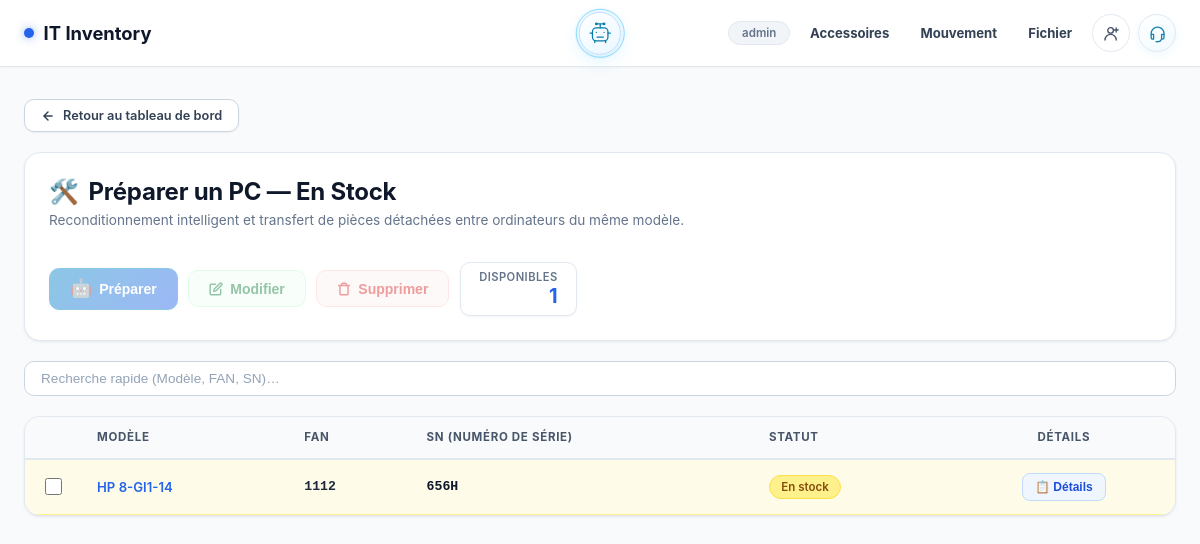
The app's page /preparer (signed in), older data.
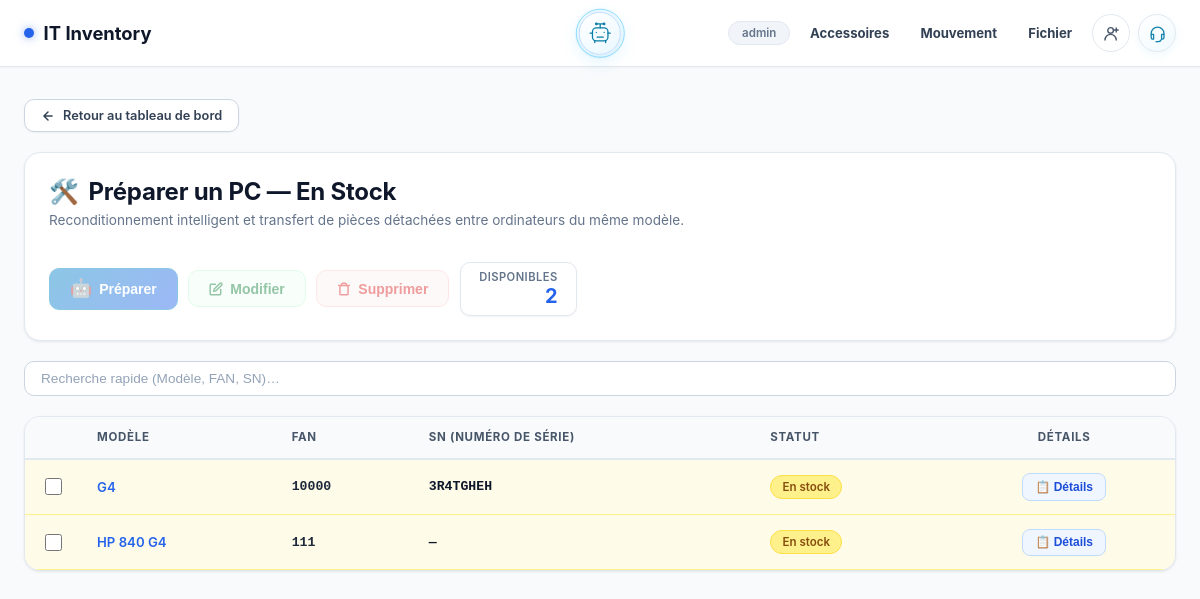
The same page, newer data.
### tables this page shows
CREATE TABLE app_users (
            id INTEGER PRIMARY KEY AUTOINCREMENT,
            username TEXT NOT NULL UNIQUE COLLATE NOCASE,
            password_hash TEXT NOT NULL,
            access_level TEXT NOT NULL CHECK(access_level IN ('read', 'write', 'full')),
            is_admin INTEGER NOT NULL DEFAULT 0,
            created_at TEXT NOT NULL DEFAULT CURRENT_TIMESTAMP
        , email TEXT);

CREATE TABLE inventory (
            id          INTEGER PRIMARY KEY AUTOINCREMENT,
            model_slug  TEXT,
            model_name  TEXT,
            fan         TEXT UNIQUE,
            sn          TEXT,
            statut      TEXT,
            username    TEXT,
            code_user   TEXT,
            license_num TEXT,
            obs         TEXT
        , disque_dur TEXT, etat_clavier TEXT, systeme_operateur TEXT, etat_ecran TEXT, batterie INTEGER, ram TEXT, ports_usb TEXT, pave_tactile TEXT, last_recipient TEXT, assignment_number INTEGER NOT NULL DEFAULT 0);

### app/routes/inventory.py (the view)
@inventory_bp.route('/preparer')
def preparer_pc():
    rows = get_items_by_status('En stock')
    items = [{
        'db_id':             r['id'],
        'model_name':        r['model_name'],
        'model_slug':        r['model_slug'],
        'FAN':               r['fan'],
        'SN':                r['sn'],
        'Statut':            r['statut'],
        'Obs':               r['obs'],
        'batterie':          r['batterie'],
        'has_details':       bool(r['disque_dur'] or r['etat_clavier'] or r['systeme_operateur'] or r['etat_ecran'] or (r['batterie'] is not None) or r['ram'] or r['ports_usb'] or r['pave_tactile']),
    } for r in rows]
    return render_template('preparer_pc.html', items=items, total_stock=len(items))

### app/models/database.py (called while the page is built)
def get_db():
    if 'db' not in g:
        g.db = sqlite3.connect(
            current_app.config['DB_PATH'],
            detect_types=sqlite3.PARSE_DECLTYPES,
        )
        g.db.row_factory = sqlite3.Row
    return g.db

def get_items_by_status(status):
    db = get_db()
    rows = db.execute(
        'SELECT * FROM inventory WHERE statut = ? ORDER BY id DESC',
        (status,)
    ).fetchall()
    return rows

### templates/preparer_pc.html (shortened to what this page needs)
{% extends "base.html" %}
{% block content %}
<div class="page-fade">
    <a href="{{ url_for('inventory.index') }}" class="btn-back">
        <svg xmlns="http://www.w3.org/2000/svg" width="14" height="14" viewBox="0 0 24 24"
             fill="none" stroke="currentColor" stroke-width="2.5"
             stroke-linecap="round" stroke-linejoin="round">
            <path d="M19 12H5M12 5l-7 7 7 7"/>
        </svg>
        Retour au tableau de bord
    </a>
    <div class="card" style="display:flex;flex-wrap:wrap;justify-content:space-between;align-items:center;gap:1.25rem;margin-bottom:1.25rem;">
        <div>
            <div style="display:flex;align-items:center;gap:0.6rem;">
                <span style="font-size:1.5rem;">🛠️</span>
                <h1 style="font-size:1.5rem;font-weight:700;color:var(--text-primary);margin:0;letter-spacing:-0.01em;">
                    Préparer un PC — En Stock
                </h1>
            </div>
            <p class="text-muted" style="font-size:0.85rem;margin-top:0.35rem;">
                Reconditionnement intelligent et transfert de pièces détachées entre ordinateurs du même modèle.
            </p>
        </div>
        <div style="display:flex;align-items:center;gap:0.65rem;flex-wrap:wrap;">
            <button type="button" id="btnPrepareSelected" class="btn btn-prepare" disabled onclick="handleStartPreparation()" title="Cochez un PC pour lancer la préparation intelligente">
                <span style="font-size:1.1rem;">🤖</span>
                Préparer
            </button>
            <button type="button" id="btnEditSelected" class="btn btn-toolbar-edit" disabled onclick="handleEditSelected()" title="Cochez une ligne pour la modifier">
                Modifier
            </button>
            <button type="button" id="btnDeleteSelected" class="btn btn-toolbar-delete" disabled onclick="handleDeleteSelected()" title="Cochez une ligne pour la supprimer">
                Supprimer
            </button>
            <div class="stat-badge">
                <span class="label">Disponibles</span>
                <span class="value" id="filteredCount">{{ total_stock }}</span>
            </div>
        </div>
    </div>
    <div style="margin-bottom:1.25rem;">
        <input type="text" id="tableSearch" onkeyup="filterTable()" placeholder="Recherche rapide (Modèle, FAN, SN)…"
               class="search-input" style="width:100%;">
    </div>
</div>
<div class="card" style="padding:0;overflow:hidden;">
    <div style="overflow-x:auto;">
        <table id="inventoryTable" class="inv-table">
            <thead>
                <tr>
                    <th style="width:44px;text-align:center;"></th>
                    <th>Modèle</th>
                    <th>FAN</th>
                    <th>SN (Numéro de Série)</th>
                    <th>Statut</th>
                    <th style="text-align:center;">Détails</th>
                </tr>
            </thead>
            <tbody>
                {% for row in items %}
                <tr class="row-en-stock" data-db-id="{{ row['db_id'] }}" data-statut="En stock">
                    <td style="text-align:center;" onclick="event.stopPropagation();">
                        <input type="checkbox" class="row-select-checkbox" data-db-id="{{ row['db_id'] }}"
                               onchange="onRowCheckboxChange(this)" title="Sélectionner cet ordinateur">
                    </td>
                    <td>
                        <a href="{{ url_for('inventory.model_detail', slug=row['model_slug']) }}" style="font-weight:600;color:var(--blue);" title="Voir tous les ordinateurs de ce modèle">
                            {{ row['model_name'] }}
                        </a>
                    </td>
                    <td class="font-mono" style="font-weight:600;">{{ row['FAN'] if row['FAN'] else '—' }}</td>
                    <td class="font-mono" style="font-weight:600;color:var(--text-primary);">{{ row['SN'] if row['SN'] else '—' }}</td>
                    <td>
                        <span class="badge badge-en-stock">{{ row['Statut'] }}</span>
                    </td>
                    <td style="text-align:center;" onclick="event.stopPropagation();">
                        <button type="button" class="btn-details" data-db-id="{{ row['db_id'] }}" onclick="openDetailsModal(this.dataset.dbId)" title="Afficher les caractéristiques techniques, batterie et observations">
                            📋 Détails
                        </button>
                    </td>
                </tr>
                {% endfor %}
            </tbody>
        </table>
    </div>
</div>
{% endblock %}

### templates/base.html (shortened to what this page needs)
<!DOCTYPE html>
<html lang="fr">
<head>
    <link rel="stylesheet" href="{{ url_for('static', filename='css/main.css') }}">
    <link rel="stylesheet" href="{{ url_for('static', filename='css/animations.css') }}">
</head>
<body>
    <nav class="navbar">
        <div class="navbar-inner">
            <a href="{{ url_for('inventory.index') }}" class="navbar-brand">
                <span class="dot"></span>
                IT Inventory
            </a>
            {% if current_user %}<button type="button" class="ai-assistant-trigger" id="aiAssistantTrigger" aria-label="Ouvrir l’assistant IA d’inventaire" aria-haspopup="dialog" aria-controls="aiAssistantModal" aria-expanded="false">
                <svg viewBox="0 0 32 32" aria-hidden="true"><rect x="6" y="9" width="20" height="17" rx="5"/><path d="M16 4v5M12 4h8M3 16h3m20 0h3M11 15h.01M21 15h.01M12 21h8M9 26v2m14-2v2"/><circle cx="11" cy="4" r="1"/><circle cx="21" cy="4" r="1"/></svg>
                <span class="ai-trigger-pulse" aria-hidden="true"></span>
            </button>{% endif %}
            <div class="navbar-actions">
                {% if current_user %}
                <span class="navbar-badge">{{ current_user.username }}</span>
                <div class="accessories-menu">
                    <a href="#" class="accessories-trigger" onclick="return false;">Accessoires</a>
                </div>
                <div class="accessories-menu movement-menu">
                    <a href="#" class="accessories-trigger" onclick="return false;">Mouvement</a>
                </div>
                {% if current_user.is_admin or current_user.access_level in ['write', 'full'] %}
                <div class="file-menu">
                    <a href="#" class="file-trigger" onclick="return false;">Fichier</a>
                </div>
                {% endif %}
                <div class="contact-menu">
                    <button type="button" class="contact-trigger" aria-label="Contact et options du compte">
                        <svg viewBox="0 0 24 24" aria-hidden="true"><circle cx="12" cy="8" r="3.5"/><path d="M5 20a7 7 0 0 1 14 0M19 5v5m-2.5-2.5h5"/></svg>
                    </button>
                </div>
                <div class="helpdesk-menu">
                    <button type="button" class="helpdesk-menu-trigger" aria-label="Helpdesk menu" aria-haspopup="true">
                        <svg viewBox="0 0 24 24" aria-hidden="true"><path d="M4 13v-1a8 8 0 0 1 16 0v1"/><path d="M4 13h3v6H6a2 2 0 0 1-2-2v-4Zm16 0h-3v6h1a2 2 0 0 0 2-2v-4ZM17 19a5 5 0 0 1-5 3h-1"/><path d="M10 22h2"/></svg>
                    </button>
                </div>
                {% else %}<a class="dashboard-nav-link" href="{{ url_for('auth.login') }}">IT admin</a>{% endif %}
            </div>
        </div>
    </nav>
    <main>
        {% block content %}{% endblock %}
    </main>
</body>
</html>

### static/css/animations.css (style rules this page uses)
.page-fade { animation: fadeUp 0.3s ease both; }
#inventoryTable tbody tr { animation: rowFadeIn 0.25s ease both; }

Row changes from the older to the newer data that the page shows:
removed inventory: model_name "HP 8-GI1-14", fan "1112", sn "656H", Statut "En stock"
added inventory: model_name "G4", fan "10000", sn "3R4TGHEH", Statut "En stock"
added inventory: model_name "HP 840 G4", fan "111", row "—", Statut "En stock"
Text that changed along with them:
{{ total_stock }}: "1" → "2"
